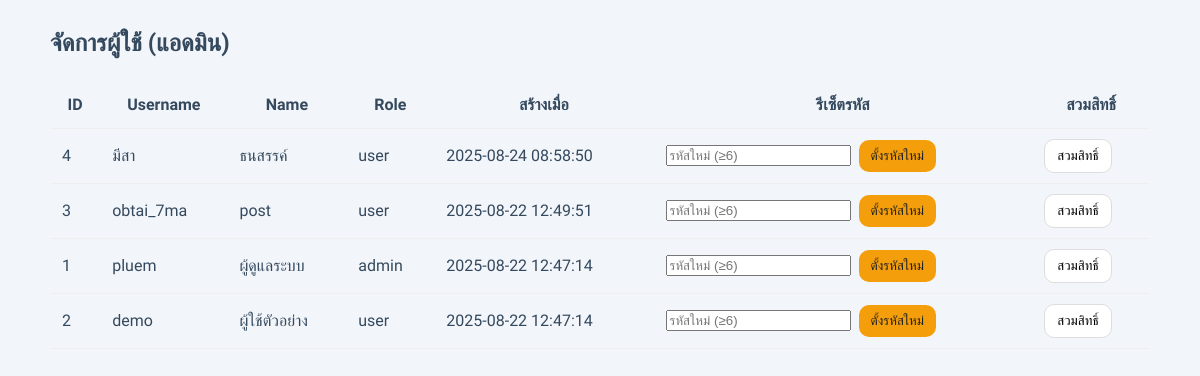
/admin_users.php (signed in), run on the app's committed database.
### tables this page shows
CREATE TABLE `users` (
  `id` int(11) NOT NULL,
  `username` varchar(50) NOT NULL,
  `password` varchar(255) NOT NULL,
  `name` varchar(100) NOT NULL,
  `phone` varchar(20) DEFAULT NULL,
  `email` varchar(100) NOT NULL,
  `role` enum('admin','user') NOT NULL DEFAULT 'user',
  `created_at` timestamp NOT NULL DEFAULT current_timestamp()
);

### admin_users.php (the view, shortened to what this page needs)
<?php
require_once __DIR__ . '/db_config.php';
function h($s){ return htmlspecialchars((string)$s, ENT_QUOTES, 'UTF-8'); }
$users = $conn->query("SELECT id, username, name, role, created_at FROM users ORDER BY created_at DESC");
?>
<!doctype html>
<html lang="th">
<head>
<link rel="stylesheet" href="style.css">
</head>
<body>
<div class="container" style="max-width:1100px;margin:24px auto">
  <h2>จัดการผู้ใช้ (แอดมิน)</h2>
  <table class="table">
    <thead><tr><th>ID</th><th>Username</th><th>Name</th><th>Role</th><th>สร้างเมื่อ</th><th>รีเซ็ตรหัส</th><th>สวมสิทธิ์</th></tr></thead>
    <tbody>
    <?php while($u=$users->fetch(PDO::FETCH_ASSOC)): ?>
      <tr>
        <td><?=intval($u['id'])?></td>
        <td><?=h($u['username'])?></td>
        <td><?=h($u['name'])?></td>
        <td><?=h($u['role'])?></td>
        <td><?=h($u['created_at'])?></td>
        <td>
          <form method="post" style="display:flex;gap:8px;align-items:center">
            <input type="password" name="new_password" placeholder="รหัสใหม่ (≥6)" required>
            <button class="btn btn-warning" type="submit">ตั้งรหัสใหม่</button>
          </form>
        </td>
        <td>
          <form method="post" style="display:inline">
            <button class="btn btn-outline" type="submit">สวมสิทธิ์</button>
          </form>
        </td>
      </tr>
    <?php endwhile; ?>
    </tbody>
  </table>
</div>
</body>
</html>

### style.css (style rules this page uses)
:root { --sidebar-width: 250px; --topbar-height: 60px; --bg-color: #f2f5f9; --card-bg-color: #ffffff; --border-color: #e0e6ed; --shadow-light: 0 4px 12px rgba(0, 0, 0, 0.05); --card-purple: #8e44ad; --card-green: #27ae60; --card-blue: #3498db; --card-yellow: #f1c40f; --text-color-dark: #34495e; --text-color-light: #7f8c8d; --primary-color-btn: #3498db; --success-color-btn: #2ecc71; --warning-color-btn: #f39c12; --danger-color-btn: #e74c3c; font-family: 'Sarabun', sans-serif; }
html, body { height: 100%; margin: 0; padding: 0; overflow-x: hidden; }
body { background-color: var(--bg-color); color: var(--text-color-dark); line-height: 1.6; }
p, .text, .card, .table, th, td { word-wrap: break-word; word-break: break-word; }

### admin_users.php (style rules this page uses)
.table { width:100%;border-collapse:collapse }
.table th,.table td { padding:10px 12px;border-bottom:1px solid #eee }
.btn { border:0;border-radius:10px;padding:8px 12px;cursor:pointer }
.btn-warning { background:#f59e0b;color:#222 }
.btn-outline { background:#fff;border:1px solid #ddd }

### data on the page
users: id "4", username "มีสา", name "ธนสรรค์", role "user", created_at "2025-08-24 08:58:50"
users: id "3", username "obtai_7ma", name "post", role "user", created_at "2025-08-22 12:49:51"
users: id "1", username "pluem", name "ผู้ดูแลระบบ", role "admin", created_at "2025-08-22 12:47:14"
users: id "2", username "demo", name "ผู้ใช้ตัวอย่าง", role "user", created_at "2025-08-22 12:47:14"
